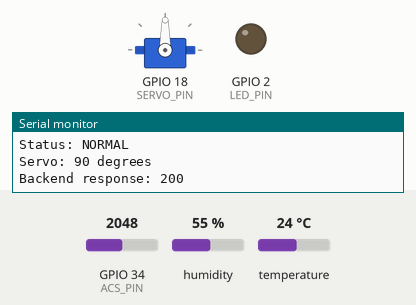
This program was run on a simulated ESP32. On the bench: servo, output pins drawn as LEDs (lit = HIGH), the last lines printed to the serial monitor. The inputs (shaded band) are chosen by the test bench; at power-on: temperature 24 °C, GPIO 34 (ACS_PIN) = 2048, humidity 55 % (analog values on the 0–4095 scale). WiFi joins after 1.5 s; servers stay silent unless stated; uploads are accepted with an empty reply.

Above: at 8.3 s.
8.4 s: temperature set to 38 °C
12.3 s: temperature set to 41 °C
At 16.3 s:
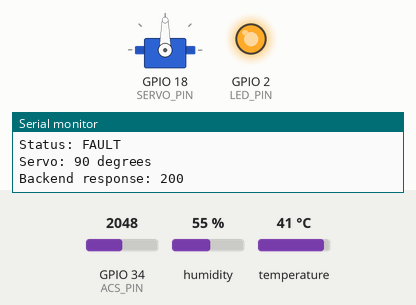
16.6 s: temperature set to 12 °C
At 19.7 s:
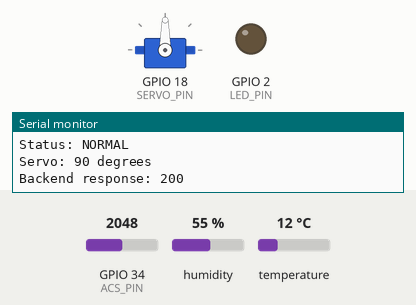
20.6 s: GPIO 34 (ACS_PIN) set to 2144
22.3 s: GPIO 34 (ACS_PIN) set to 2261
At 24.0 s:
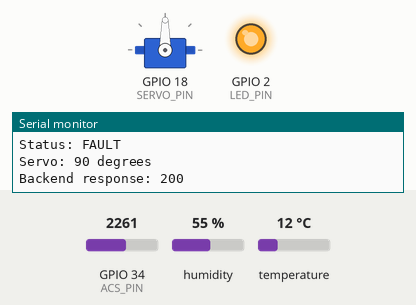
Timing chart, 0 to 25.5 s (numbered marks = the images above; inputs shaded):
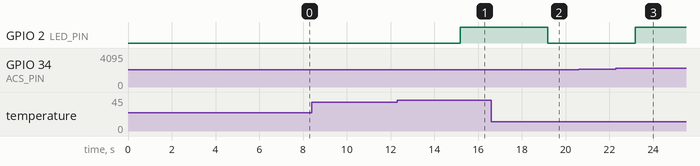

The program:

main.cpp
```cpp
#include <Arduino.h>
#include <DHT.h>
#include <ESP32Servo.h>
#include <WiFi.h>
#include <HTTPClient.h>

// ==================== PINS ====================

#define DHT_PIN       4
#define DHT_TYPE      DHT11
#define ACS_PIN       34
#define SERVO_PIN     18
#define LED_PIN       2

// ==================== FAULT LIMITS ====================

#define TEMP_LIMIT       40.0
#define CURRENT_LIMIT    2.0
#define ACS_SENSITIVITY  0.066

// ==================== WIFI / BACKEND ====================

const char* WIFI_SSID = "IITIAN rupees";
const char* WIFI_PASSWORD = "vitianhun";

// Update laptop IP if it changes
const char* SERVER_URL =
    "http://10.245.27.197:8000/api/data";

const char* CONTROL_URL =
    "http://10.245.27.197:8000/api/control";

// ==================== OBJECTS ====================

DHT dht(DHT_PIN, DHT_TYPE);
Servo faultServo;

// ==================== SERVO SETTINGS ====================

// 0 = OPEN, 1 = CLOSE, 2 = AUTO
volatile int controlMode = 0;
volatile int currentServoPosition = 90;

// Servo moves one degree every 25 ms.
// 90 degrees takes about 2.25 seconds.
const unsigned long SERVO_STEP_MS = 25;
const unsigned long END_PAUSE_MS = 1000;

bool autoOpening = false;
unsigned long lastServoStep = 0;
unsigned long pauseUntil = 0;

// ==================== SENSOR SETTINGS ====================

float zeroVoltage = 0.0;

unsigned long lastControlCheck = 0;
unsigned long lastSensorUpdate = 0;

const unsigned long CONTROL_INTERVAL = 500;
const unsigned long SENSOR_INTERVAL = 2000;

// ==================== ACS712 ====================

float readACSVoltage()
{
    long total = 0;
    const int samples = 100;

    for (int i = 0; i < samples; i++)
    {
        total += analogRead(ACS_PIN);
        delayMicroseconds(200);
    }

    float averageADC = total / (float)samples;
    return (averageADC / 4095.0) * 3.3;
}

void calibrateACS()
{
    Serial.println("ACS712 calibration: keep motor OFF");
    delay(3000);

    float totalVoltage = 0;

    for (int i = 0; i < 20; i++)
    {
        totalVoltage += readACSVoltage();
        delay(50);
    }

    zeroVoltage = totalVoltage / 20.0;

    Serial.print("Zero voltage: ");
    Serial.print(zeroVoltage, 3);
    Serial.println(" V");
}

float readCurrent(float &acsVoltage)
{
    acsVoltage = readACSVoltage();

    float current =
        (acsVoltage - zeroVoltage) / ACS_SENSITIVITY;

    current = abs(current);

    if (current < 0.10)
    {
        current = 0.0;
    }

    return current;
}

// ==================== SERVO TASK ====================

void servoTask(void *parameter)
{
    for (;;)
    {
        unsigned long now = millis();
        int mode = controlMode;
        int pos = currentServoPosition;

        if (mode == 0)  // OPEN
        {
            pauseUntil = 0;

            if (pos < 90 &&
                now - lastServoStep >= SERVO_STEP_MS)
            {
                lastServoStep = now;
                currentServoPosition = pos + 1;
                faultServo.write(pos + 1);
            }
        }
        else if (mode == 1)  // CLOSE
        {
            pauseUntil = 0;

            if (pos > 0 &&
                now - lastServoStep >= SERVO_STEP_MS)
            {
                lastServoStep = now;
                currentServoPosition = pos - 1;
                faultServo.write(pos - 1);
            }
        }
        else if (mode == 2)  // AUTO
        {
            // Wait at each endpoint
            if (pauseUntil != 0)
            {
                if ((long)(now - pauseUntil) < 0)
                {
                    vTaskDelay(pdMS_TO_TICKS(5));
                    continue;
                }

                pauseUntil = 0;
            }

            if (now - lastServoStep >= SERVO_STEP_MS)
            {
                lastServoStep = now;

                if (autoOpening)
                {
                    pos++;

                    if (pos >= 90)
                    {
                        pos = 90;
                        autoOpening = false;
                        pauseUntil = millis() + END_PAUSE_MS;
                    }
                }
                else
                {
                    pos--;

                    if (pos <= 0)
                    {
                        pos = 0;
                        autoOpening = true;
                        pauseUntil = millis() + END_PAUSE_MS;
                    }
                }

                currentServoPosition = pos;
                faultServo.write(pos);
            }
        }

        // Dedicated task keeps servo movement independent
        // of the HTTP calls made by the main loop.
        vTaskDelay(pdMS_TO_TICKS(5));
    }
}

// ==================== READ DASHBOARD COMMAND ====================

void getServoCommand()
{
    if (WiFi.status() != WL_CONNECTED)
    {
        return;
    }

    HTTPClient http;
    http.setConnectTimeout(300);
    http.setTimeout(300);
    http.begin(CONTROL_URL);

    int responseCode = http.GET();

    if (responseCode == 200)
    {
        String response = http.getString();
        int newMode = controlMode;

        if (response.indexOf("\"mode\":\"OPEN\"") >= 0)
        {
            newMode = 0;
        }
        else if (response.indexOf("\"mode\":\"CLOSE\"") >= 0)
        {
            newMode = 1;
        }
        else if (response.indexOf("\"mode\":\"AUTO\"") >= 0)
        {
            newMode = 2;
        }

        if (newMode != controlMode)
        {
            if (newMode == 2)
            {
                autoOpening = (currentServoPosition < 90);
                pauseUntil = 0;
            }

            controlMode = newMode;

            Serial.print("New servo mode: ");
            Serial.println(
                newMode == 0 ? "OPEN" :
                newMode == 1 ? "CLOSE" : "AUTO"
            );
        }
    }

    http.end();
}

// ==================== SETUP ====================

void setup()
{
    Serial.begin(115200);
    delay(1000);

    Serial.println();
    Serial.println("AI ASSIST FAULT DETECTION SYSTEM");

    pinMode(LED_PIN, OUTPUT);
    digitalWrite(LED_PIN, LOW);

    analogReadResolution(12);
    dht.begin();

    // Attach servo and set initial OPEN position
    faultServo.setPeriodHertz(50);
    faultServo.attach(SERVO_PIN, 500, 2400);
    faultServo.write(90);

    currentServoPosition = 90;
    controlMode = 0;

    // Keep the existing Wi-Fi connection approach
    WiFi.begin(WIFI_SSID, WIFI_PASSWORD);
    Serial.print("Connecting to Wi-Fi");

    while (WiFi.status() != WL_CONNECTED)
    {
        delay(500);
        Serial.print(".");
    }

    Serial.println();
    Serial.println("Wi-Fi connected");
    Serial.print("ESP32 IP: ");
    Serial.println(WiFi.localIP());

    // Calibrate with motor OFF
    calibrateACS();

    // Separate task keeps servo motion running while
    // the main loop performs network requests.
    xTaskCreatePinnedToCore(
        servoTask,
        "ServoTask",
        4096,
        nullptr,
        1,
        nullptr,
        1
    );

    Serial.println("System ready");
    Serial.println("OPEN / CLOSE / AUTO");
}

// ==================== MAIN LOOP ====================

void loop()
{
    unsigned long now = millis();

    // Check dashboard command every 500 ms
    if (now - lastControlCheck >= CONTROL_INTERVAL)
    {
        lastControlCheck = now;
        getServoCommand();
    }

    // Read sensors and update backend every 2 seconds
    if (now - lastSensorUpdate < SENSOR_INTERVAL)
    {
        delay(2);
        return;
    }

    lastSensorUpdate = now;

    float temperature = dht.readTemperature();
    float humidity = dht.readHumidity();

    float acsVoltage = 0.0;
    float current = readCurrent(acsVoltage);

    bool fault =
        (!isnan(temperature) && temperature >= TEMP_LIMIT) ||
        (current >= CURRENT_LIMIT);

    digitalWrite(LED_PIN, fault ? HIGH : LOW);

    Serial.println("------------------------------");

    Serial.print("Temperature: ");
    if (isnan(temperature))
        Serial.println("ERROR");
    else
        Serial.printf("%.2f C\n", temperature);

    Serial.print("Humidity: ");
    if (isnan(humidity))
        Serial.println("ERROR");
    else
        Serial.printf("%.2f %%\n", humidity);

    Serial.printf("Current: %.2f A\n", current);
    Serial.printf("ACS voltage: %.3f V\n", acsVoltage);
    Serial.printf("Status: %s\n", fault ? "FAULT" : "NORMAL");
    Serial.printf("Servo: %d degrees\n", (int)currentServoPosition);

    if (WiFi.status() == WL_CONNECTED)
    {
        HTTPClient http;
        http.setConnectTimeout(500);
        http.setTimeout(500);
        http.begin(SERVER_URL);
        http.addHeader("Content-Type", "application/json");

        float safeTemperature = isnan(temperature) ? 0.0 : temperature;
        float safeHumidity = isnan(humidity) ? 0.0 : humidity;

        String jsonData = "{";
        jsonData += "\"temperature\":" + String(safeTemperature, 2);
        jsonData += ",\"humidity\":" + String(safeHumidity, 2);
        jsonData += ",\"current\":" + String(current, 2);
        jsonData += ",\"status\":\"";
        jsonData += fault ? "FAULT" : "NORMAL";
        jsonData += "\",\"servo\":";
        jsonData += String((int)currentServoPosition);
        jsonData += "}";

        int responseCode = http.POST(jsonData);

        Serial.printf("Backend response: %d\n", responseCode);
        http.end();
    }
}
```

Measured:
- the behaviour switches between 39 and 40 °C on temperature (found by bisection; images 0 and 1)
- the behaviour switches between 2211 and 2212 on GPIO 34 (ACS_PIN) (found by bisection; images 2 and 3)
- after the input at 12.3 s, GPIO 2 (LED_PIN): LOW → HIGH after 2.9 s
- after the input at 16.6 s, GPIO 2 (LED_PIN): HIGH → LOW after 2.6 s
- after the input at 22.3 s, GPIO 2 (LED_PIN): LOW → HIGH after 0.89 s
